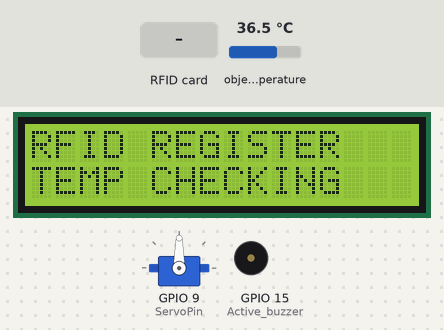
A sketch run on a simulated ESP8266 (NodeMCU). On the bench: 16×2 character LCD, servo, buzzer (waves = sounding, pin HIGH). The test bench sets the inputs (shaded band); at power-on: object temperature 36.5 °C. WiFi joins after 1.5 s; servers stay silent unless stated; uploads are accepted with an empty reply; what the sketch prints to the serial monitor is not drawn.

Above: at 4.7 s.
At 6.8 s:
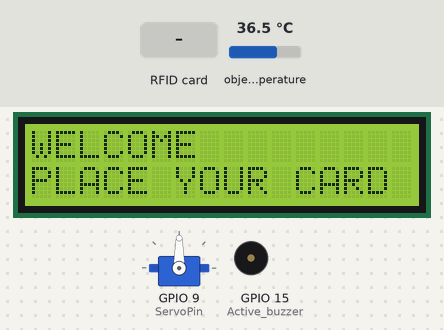
6.9 s: RFID card 5E 7A 19 C4 held to the reader
At 7.5 s:
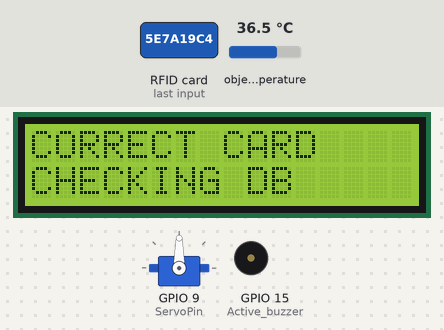
Timing chart, 0 to 9.9 s (numbered marks = the images above; inputs shaded):
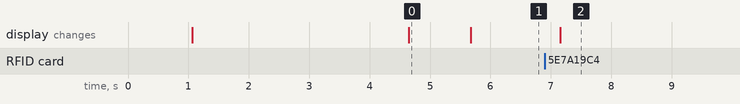

Measured:
- after the input at 6.9 s, the display: changes after 0.25 s (image 2)
- what the display in image 0 shows lasts 1.1 s, from 4.6 s to 5.7 s

The sketch:

rfidAttendance.ino
```cpp
//*******************************libraries********************************
// RFID-----------------------------
#include <SPI.h>
#include <MFRC522.h>
// NodeMCU--------------------------
#include <ESP8266WiFi.h>
#include <ESP8266HTTPClient.h>
#include <Adafruit_MLX90614.h>
#include <Servo.h>
#include <LiquidCrystal_I2C.h>
// http://localhost/rfidattendance/getdata.php"?card_uid=Card_uid&device_token=device_token
LiquidCrystal_I2C lcd(0x27, 16, 2);
Servo myservo; // create servo object to control a servo
Adafruit_MLX90614 mlx = Adafruit_MLX90614();
float bodyTemp = 30.0;
//************************************************************************
#define SS_PIN 2   // D2
#define RST_PIN 16 // D1
#define ServoPin 9 // D5 is GPIO14
int cameraTrigger = 10;
//************************************************************************
MFRC522 mfrc522(SS_PIN, RST_PIN); // Create MFRC522 instance.
//************************************************************************
/* Set these to your desired credentials. */
const char *ssid = "Service Provider";
const char *password = "@Matinik298-2021";
const char *device_token = "8fd0551bffd173a4";
//************************************************************************
String URL = "http://192.168.1.45/rfidattendance/getdata.php"; // computer IP or the server domain
String getData, Link;
String OldCardID = "";
unsigned long previousMillis = 0;
const unsigned char Active_buzzer = 15;
int last_temp = 0;
//************************************************************************
void setup()
{
  delay(1000);
  Serial.begin(115200);
  Serial.println("code started on port 80");
  // if (!mlx.begin())
  // {
  //  Serial.println("Error connecting to MLX sensor. Check wiring.");
  // while (1)
  // ;
  //};
  lcd.init();
  pinMode(Active_buzzer, OUTPUT);
  myservo.attach(ServoPin);
  pinMode(cameraTrigger, OUTPUT);
  SPI.begin();        // Init SPI bus
  mfrc522.PCD_Init(); // Init MFRC522 card
  //---------------------------------------------
  connectToWiFi();

  //************************************************************************

  lcd.clear();
  lcd.backlight(); // Make sure backlight is on

  // Print a message on both lines of the LCD.
  lcd.setCursor(0, 0); // Set cursor to character 2 on line 0
  lcd.print("RFID REGISTER");
  lcd.setCursor(0, 1); // Move cursor to character 2 on line 1
  lcd.print("TEMP CHECKING");
  delay(1000);
  lcd.clear();
  lcd.setCursor(0, 0); // Set cursor to character 2 on line 0
  lcd.print("WELCOME ");
  lcd.setCursor(0, 1); // Move cursor to character 2 on line 1
  lcd.print("PLACE YOUR CARD");
  Serial.println("main loop started");
  digitalWrite(cameraTrigger, LOW);
}
void loop()
{
  // check if there's a connection to Wi-Fi or not
  if (!WiFi.isConnected())
  {
    connectToWiFi(); // Retry to connect to Wi-Fi
  }
  //---------------------------------------------
  if (millis() - previousMillis >= 15000)
  {
    previousMillis = millis();
    OldCardID = "";
  }
  delay(50);
  //---------------------------------------------
  // look for new card
  if (!mfrc522.PICC_IsNewCardPresent())
  {
    return; // got to start of loop if there is no card present
  }
  // Select one of the cards
  if (!mfrc522.PICC_ReadCardSerial())
  {
    return; // if read card serial(0) returns 1, the uid struct contians the ID of the read card.
  }
  String CardID = "";
  for (byte i = 0; i < mfrc522.uid.size; i++)
  {
    CardID += mfrc522.uid.uidByte[i];
  }
  //---------------------------------------------
  if (CardID == OldCardID)
  {
    return;
  }
  else
  {
    OldCardID = CardID;
  }
  //---------------------------------------------
  // Serial.println(CardID);
  // checkTemperature();// if its resetting comment out this line
  SendCardID(CardID);
  delay(1000);
}
//************send the Card UID to the website*************
void SendCardID(String Card_uid)
{
  Serial.println("Sending the Card ID");
  if (WiFi.isConnected())
  {
    WiFiClient wifiClient;
    HTTPClient http; // Declare object of class HTTPClient
                     // GET Data
    last_temp = mlx.readObjectTempC();
    Serial.print("temp to be sent :");
    Serial.println(last_temp);
    getData = "?card_uid=" + String(Card_uid) + "&device_token=" + String(device_token) + "&temp=" + String(last_temp); // Add the Card ID to the GET array in order to send it
    // GET methode
    Link = URL + getData;
    http.begin(wifiClient, Link); // initiate HTTP request   //Specify content-type header

    int httpCode = http.GET();         // Send the request
    String payload = http.getString(); // Get the response payload

    //    Serial.println(Link);   //Print HTTP return code
    Serial.println(httpCode); // Print HTTP return code
    Serial.println(Card_uid); // Print Card ID
    Serial.println(payload);  // Print request response payload

    if (httpCode == 200)
    {
      lcd.clear();
      lcd.setCursor(0, 0); // Set cursor to character 2 on line 0
      lcd.print("CORRECT CARD");
      lcd.setCursor(0, 1); // Move cursor to character 2 on line 1
      lcd.print("CHECKING DB");
      if (payload.substring(0, 5) == "login")
      {
        String user_name = payload.substring(5);
        Serial.println(user_name);
      }
      else if (payload.substring(0, 6) == "logout")
      {
        String user_name = payload.substring(6);
        Serial.println(user_name);
      }
      else if (payload == "succesful")
      {
        lcd.setCursor(0, 0); // Set cursor to character 2 on line 0
        lcd.print("SUCESSFUL LOGGING");
        lcd.setCursor(0, 1); // Move cursor to character 2 on line 1
        lcd.print("CHECKING TEMP");
        checkTemperature();
      }
      else if (payload == "available")
      {
        lcd.setCursor(0, 0); // Set cursor to character 2 on line 0
        lcd.print("SUCESSFUL LOGGING");
        lcd.setCursor(0, 1); // Move cursor to character 2 on line 1
        lcd.print("CHECKING TEMP");
        checkTemperature();
      }
      delay(100);
      http.end(); // Close connection
    }
  }
}
//********************connect to the WiFi******************
void checkTemperature()
{
  delay(2000);
  // Serial.print("Ambient temperature = ");
  // Serial.print(mlx.readAmbientTempC());
  // Serial.print("°C");
  // Serial.print("   ");
  Serial.print("Object temperature = ");
  last_temp = mlx.readObjectTempC();
  Serial.print(mlx.readObjectTempC());
  Serial.println("°C");
  if (mlx.readObjectTempC() > bodyTemp)
  {
    lcd.setCursor(0, 0); // Set cursor to character 2 on line 0
    lcd.print("GATE CLOSED");
    lcd.setCursor(0, 1); // Move cursor to character 2 on line 1
    lcd.print("TEMP TOO HIGH");
    tone(Active_buzzer, 523); // DO note 523 Hz
    delay(1000);
    tone(Active_buzzer, 587); // RE note ...
    delay(1000);
    noTone(Active_buzzer);
    lcd.clear();
    lcd.setCursor(0, 0); // Set cursor to character 2 on line 0
    lcd.print("WELCOME ");
    lcd.setCursor(0, 1); // Move cursor to character 2 on line 1
    lcd.print("PLACE YOUR CARD");
  }
  else
  {
    openGate();
  }
  /*
    Serial.print("Ambient temperature = ");
    Serial.print(mlx.readAmbientTempF());
    Serial.print("°F");
    Serial.print("   ");
    Serial.print("Object temperature = ");
    Serial.print(mlx.readObjectTempF());
    Serial.println("°F");
  */
}
void openGate()
{
  lcd.clear();
  lcd.setCursor(0, 0); // Set cursor to character 2 on line 0
  lcd.print("GATE OPENED");
  lcd.setCursor(0, 1); // Move cursor to character 2 on line 1
  lcd.print("TEMP IS NORMAL");
  myservo.write(90); // tell servo to go to position
  digitalWrite(cameraTrigger, HIGH);
  delay(2000);
  digitalWrite(cameraTrigger, LOW);
  myservo.write(0); // tell servo to go to position
  lcd.clear();
  lcd.setCursor(0, 0); // Set cursor to character 2 on line 0
  lcd.print("WELCOME ");
  lcd.setCursor(0, 1); // Move cursor to character 2 on line 1
  lcd.print("PLACE YOUR CARD");
}
void connectToWiFi()
{
  WiFi.mode(WIFI_OFF); // Prevents reconnection issue (taking too long to connect)
  delay(1000);
  WiFi.mode(WIFI_STA);
  Serial.print("Connecting to ");
  Serial.println(ssid);
  WiFi.begin(ssid, password);

  while (WiFi.status() != WL_CONNECTED)
  {
    delay(500);
    Serial.print(".");
  }
  Serial.println("");
  Serial.println("Connected");

  Serial.print("IP address: ");
  Serial.println(WiFi.localIP()); // IP address assigned to your ESP

  delay(1000);
}
```
